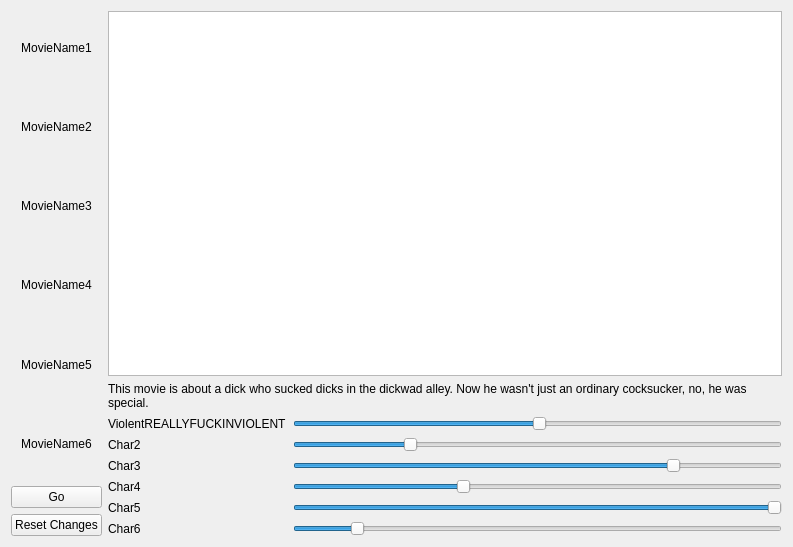
<?xml version="1.0" encoding="UTF-8"?>
<ui version="4.0">
 <class>MovieSuggester</class>
 <widget class="QWidget" name="MovieSuggester">
  <property name="geometry">
   <rect>
    <x>0</x>
    <y>0</y>
    <width>793</width>
    <height>547</height>
   </rect>
  </property>
  <property name="windowTitle">
   <string>MovieSuggester</string>
  </property>
  <layout class="QGridLayout" name="gridLayout_2">
   <item row="0" column="1">
    <layout class="QVBoxLayout" name="movieInfoLayout">
     <item>
      <layout class="QVBoxLayout" name="descriptionLayout">
       <property name="bottomMargin">
        <number>0</number>
       </property>
       <item>
        <widget class="QGraphicsView" name="moviePictureView"/>
       </item>
       <item>
        <widget class="QLabel" name="movieSummary">
         <property name="text">
          <string>This movie is about a dick who sucked dicks in the dickwad alley. Now he wasn't just an ordinary cocksucker, no, he was special.</string>
         </property>
         <property name="scaledContents">
          <bool>false</bool>
         </property>
         <property name="wordWrap">
          <bool>true</bool>
         </property>
        </widget>
       </item>
      </layout>
     </item>
     <item>
      <layout class="QHBoxLayout" name="tagsLayout">
       <property name="rightMargin">
        <number>0</number>
       </property>
       <property name="bottomMargin">
        <number>0</number>
       </property>
       <item>
        <layout class="QVBoxLayout" name="tagNamesLayout">
         <item>
          <widget class="QLabel" name="tagName1">
           <property name="sizePolicy">
            <sizepolicy hsizetype="Preferred" vsizetype="Preferred">
             <horstretch>0</horstretch>
             <verstretch>0</verstretch>
            </sizepolicy>
           </property>
           <property name="text">
            <string>ViolentREALLYFUCKINVIOLENT</string>
           </property>
          </widget>
         </item>
         <item>
          <widget class="QLabel" name="tagName2">
           <property name="text">
            <string>Char2</string>
           </property>
          </widget>
         </item>
         <item>
          <widget class="QLabel" name="tagName3">
           <property name="text">
            <string>Char3</string>
           </property>
          </widget>
         </item>
         <item>
          <widget class="QLabel" name="tagName4">
           <property name="text">
            <string>Char4</string>
           </property>
          </widget>
         </item>
         <item>
          <widget class="QLabel" name="tagName5">
           <property name="text">
            <string>Char5</string>
           </property>
          </widget>
         </item>
         <item>
          <widget class="QLabel" name="tagName6">
           <property name="text">
            <string>Char6</string>
           </property>
          </widget>
         </item>
        </layout>
       </item>
       <item>
        <layout class="QVBoxLayout" name="tagValuesLayout">
         <property name="bottomMargin">
          <number>0</number>
         </property>
         <item>
          <widget class="QSlider" name="tagVal1">
           <property name="sizePolicy">
            <sizepolicy hsizetype="MinimumExpanding" vsizetype="Fixed">
             <horstretch>0</horstretch>
             <verstretch>0</verstretch>
            </sizepolicy>
           </property>
           <property name="value">
            <number>50</number>
           </property>
           <property name="orientation">
            <enum>Qt::Horizontal</enum>
           </property>
          </widget>
         </item>
         <item>
          <widget class="QSlider" name="tagVal2">
           <property name="sizePolicy">
            <sizepolicy hsizetype="MinimumExpanding" vsizetype="Fixed">
             <horstretch>0</horstretch>
             <verstretch>0</verstretch>
            </sizepolicy>
           </property>
           <property name="value">
            <number>23</number>
           </property>
           <property name="orientation">
            <enum>Qt::Horizontal</enum>
           </property>
          </widget>
         </item>
         <item>
          <widget class="QSlider" name="tagVal3">
           <property name="sizePolicy">
            <sizepolicy hsizetype="MinimumExpanding" vsizetype="Fixed">
             <horstretch>0</horstretch>
             <verstretch>0</verstretch>
            </sizepolicy>
           </property>
           <property name="value">
            <number>78</number>
           </property>
           <property name="orientation">
            <enum>Qt::Horizontal</enum>
           </property>
          </widget>
         </item>
         <item>
          <widget class="QSlider" name="tagVal4">
           <property name="sizePolicy">
            <sizepolicy hsizetype="MinimumExpanding" vsizetype="Fixed">
             <horstretch>0</horstretch>
             <verstretch>0</verstretch>
            </sizepolicy>
           </property>
           <property name="value">
            <number>34</number>
           </property>
           <property name="orientation">
            <enum>Qt::Horizontal</enum>
           </property>
          </widget>
         </item>
         <item>
          <widget class="QSlider" name="tagVal5">
           <property name="sizePolicy">
            <sizepolicy hsizetype="MinimumExpanding" vsizetype="Fixed">
             <horstretch>0</horstretch>
             <verstretch>0</verstretch>
            </sizepolicy>
           </property>
           <property name="value">
            <number>99</number>
           </property>
           <property name="orientation">
            <enum>Qt::Horizontal</enum>
           </property>
          </widget>
         </item>
         <item>
          <widget class="QSlider" name="tagVal6">
           <property name="sizePolicy">
            <sizepolicy hsizetype="MinimumExpanding" vsizetype="Fixed">
             <horstretch>0</horstretch>
             <verstretch>0</verstretch>
            </sizepolicy>
           </property>
           <property name="value">
            <number>12</number>
           </property>
           <property name="orientation">
            <enum>Qt::Horizontal</enum>
           </property>
          </widget>
         </item>
        </layout>
       </item>
      </layout>
     </item>
    </layout>
   </item>
   <item row="0" column="0">
    <layout class="QVBoxLayout" name="goLayout">
     <item>
      <widget class="QPushButton" name="nameButton1">
       <property name="sizePolicy">
        <sizepolicy hsizetype="Minimum" vsizetype="MinimumExpanding">
         <horstretch>0</horstretch>
         <verstretch>0</verstretch>
        </sizepolicy>
       </property>
       <property name="text">
        <string>MovieName1</string>
       </property>
       <property name="flat">
        <bool>true</bool>
       </property>
      </widget>
     </item>
     <item>
      <widget class="QPushButton" name="nameButton2">
       <property name="sizePolicy">
        <sizepolicy hsizetype="Minimum" vsizetype="MinimumExpanding">
         <horstretch>0</horstretch>
         <verstretch>0</verstretch>
        </sizepolicy>
       </property>
       <property name="text">
        <string>MovieName2</string>
       </property>
       <property name="flat">
        <bool>true</bool>
       </property>
      </widget>
     </item>
     <item>
      <widget class="QPushButton" name="nameButton3">
       <property name="sizePolicy">
        <sizepolicy hsizetype="Minimum" vsizetype="MinimumExpanding">
         <horstretch>0</horstretch>
         <verstretch>0</verstretch>
        </sizepolicy>
       </property>
       <property name="text">
        <string>MovieName3</string>
       </property>
       <property name="flat">
        <bool>true</bool>
       </property>
      </widget>
     </item>
     <item>
      <widget class="QPushButton" name="nameButton4">
       <property name="sizePolicy">
        <sizepolicy hsizetype="Minimum" vsizetype="MinimumExpanding">
         <horstretch>0</horstretch>
         <verstretch>0</verstretch>
        </sizepolicy>
       </property>
       <property name="text">
        <string>MovieName4</string>
       </property>
       <property name="flat">
        <bool>true</bool>
       </property>
      </widget>
     </item>
     <item>
      <widget class="QPushButton" name="nameButton5">
       <property name="sizePolicy">
        <sizepolicy hsizetype="Minimum" vsizetype="MinimumExpanding">
         <horstretch>0</horstretch>
         <verstretch>0</verstretch>
        </sizepolicy>
       </property>
       <property name="text">
        <string>MovieName5</string>
       </property>
       <property name="flat">
        <bool>true</bool>
       </property>
      </widget>
     </item>
     <item>
      <widget class="QPushButton" name="nameButton6">
       <property name="sizePolicy">
        <sizepolicy hsizetype="Minimum" vsizetype="MinimumExpanding">
         <horstretch>0</horstretch>
         <verstretch>0</verstretch>
        </sizepolicy>
       </property>
       <property name="text">
        <string>MovieName6</string>
       </property>
       <property name="flat">
        <bool>true</bool>
       </property>
      </widget>
     </item>
     <item>
      <widget class="QPushButton" name="goButton">
       <property name="text">
        <string>Go</string>
       </property>
      </widget>
     </item>
     <item>
      <widget class="QPushButton" name="resetButton">
       <property name="text">
        <string>Reset Changes</string>
       </property>
      </widget>
     </item>
    </layout>
   </item>
  </layout>
 </widget>
 <resources/>
 <connections/>
 <slots>
  <slot>closed()</slot>
 </slots>
</ui>
